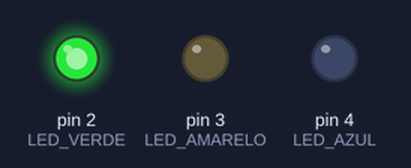
Simulated run of this sketch. Board: Arduino Uno, built with avr-gcc and run on an emulated ATmega328P. On the bench: output pins drawn as LEDs (lit = HIGH).

Above: at 0.2 s.
At 1.2 s:
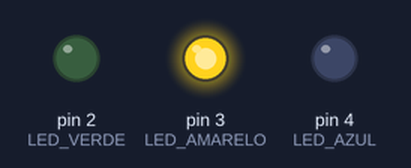
At 2.2 s:
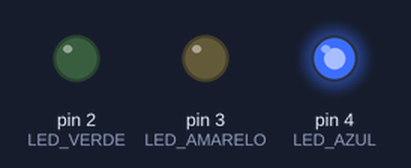
At 5.7 s:
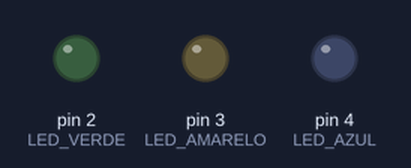
Timing chart, 0 to 6.9 s (numbered marks = the images above):
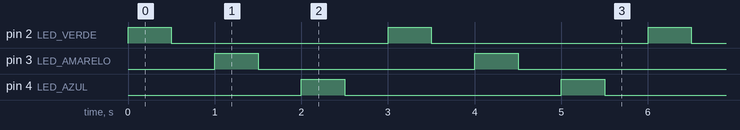

Measured:
- by itself, pin 2 (LED_VERDE), pin 3 (LED_AMARELO), pin 4 (LED_AZUL): alternates HIGH for 0.50 s and LOW for 2.5 s
- by itself, everything shown: repeats every 3.0 s, in 6 steps

The sketch:

exercicio01.ino
```cpp
#define LED_VERDE 2
#define LED_AMARELO 3
#define LED_AZUL 4

void setup()
{
  pinMode(LED_VERDE, OUTPUT);
  pinMode(LED_AMARELO, OUTPUT);
  pinMode(LED_AZUL, OUTPUT);
}

void loop()
{
  digitalWrite(LED_VERDE, HIGH);
  delay(500);
  digitalWrite(LED_VERDE, LOW);
  delay(500);

  digitalWrite(LED_AMARELO, HIGH);
  delay(500);
  digitalWrite(LED_AMARELO, LOW);
  delay(500);

  digitalWrite(LED_AZUL, HIGH);
  delay(500);
  digitalWrite(LED_AZUL, LOW);
  delay(500);
}
```
